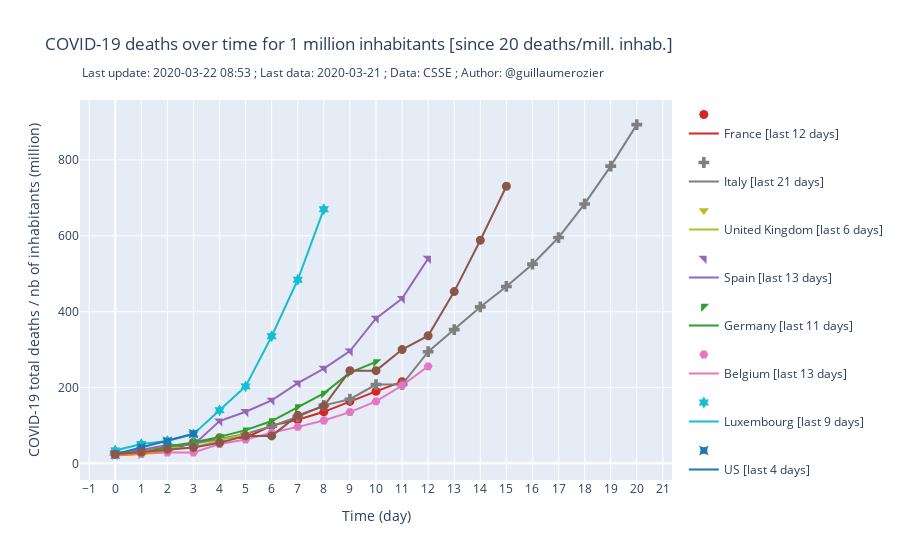

The cell this chart's notebook holds for it:
### Code cell
import plotly.graph_objects as go
fig = go.Figure()

data_confirmed_rolling = data_confirmed
last_d = round(len(data_confirmed)/2)
min_confirmed_rate = 20

i=0
data_confirmed_pop = pd.DataFrame()
data_confirmed_pop["date"] = data_confirmed["date"]
data_confirmed_pop["date_int"] = data_confirmed["date_int"]

for c in countries:
    pop = round(countries[c]["pop"])
    data_confirmed_pop[c] = data_confirmed[c] / pop
    res = data_confirmed_pop.index[data_confirmed_pop[c] >= min_confirmed_rate].tolist()
    
    date_start = -1
    if len(res) > 0:
        #date_start = res.iloc[0]["date_int"]
        date_start = res[0]
    
    if date_start != -1:
        fig.add_trace(go.Scatter(x = data_confirmed['date_int'][:-date_start], y = data_confirmed[c][date_start:] / pop,
                        mode='markers',
                        marker_color=colors[i],
                        legendgroup=c,
                        marker_symbol= 3*i,
                        marker_size=9,
                        marker_line_color=colors[i],
                        #marker_line_width=2,
                        opacity=1,
                        showlegend=True,
                        name='{}'.format("")))

        fig.add_trace(go.Scatter(x = data_confirmed_rolling['date_int'][:-date_start], y = data_confirmed_rolling[c][date_start:] / pop,
                        mode='lines',
                        marker_color=colors[i],
                        legendgroup=c,
                        opacity=1,
                        showlegend=True,
                        line=dict(width=2),
                        name='{} [last {} days]'.format(c, len(data_confirmed) - date_start)))
    i+=1
    if i >= 10:
        i=0

fig.update_layout(
    title="COVID-19 deaths over time for 1 million inhabitants [since {} deaths/mill. inhab.]".format(min_confirmed_rate),
    xaxis_title="Time (day)",
    yaxis_title="COVID-19 total deaths / nb of inhabitants (million)",
    annotations = [dict(
        xref='paper',
        yref='paper',
        x=0, y=1.1,
        showarrow=False,
        text ='Last update: {} ; Last data: {} ; Data: CSSE ; Author: @guillaumerozier'.format(today, str(data_confirmed['date'].values[-1])[:10]))]
)
fig.update_xaxes(nticks = last_d)

print("> graph 5 built")
    
if upload:
    py.plot(fig, filename = 'deaths', auto_open=False)
    
if show:
    fig.show()
    
if export:
    fig.write_image("images/confirmed_per_1m_inhabitant_aligned_since_minimum.png", scale=5, width=900, height=700)
    print("> graph 5 exported")

### Figure 1 — Plotly figure (JSON) as saved in the notebook; plotly's stock layout.template omitted (floating-point values rounded to 4 significant figures)
{"data": [{"legendgroup": "France", "marker": {"color": "rgb(214, 39, 40)", "line": {"color": "rgb(214, 39, 40)"}, "size": 9, "symbol": 0}, "mode": "markers", "name": "", "opacity": 1, "showlegend": true, "type": "scatter", "x": [0, 1, 2, 3, 4, 5, 6, 7, 8, 9, 10, 11], "y": [26.75, 34.18, 34.18, 54.9, 66.97, 67.51, 99.52, 114.9, 135.9, 163.4, 189.9, 215.4]}, {"legendgroup": "France", "line": {"width": 2}, "marker": {"color": "rgb(214, 39, 40)"}, "mode": "lines", "name": "France [last 12 days]", "opacity": 1, "showlegend": true, "type": "scatter", "x": [0, 1, 2, 3, 4, 5, 6, 7, 8, 9, 10, 11], "y": [26.75, 34.18, 34.18, 54.9, 66.97, 67.51, 99.52, 114.9, 135.9, 163.4, 189.9, 215.4]}, {"legendgroup": "Italy", "marker": {"color": "rgb(127, 127, 127)", "line": {"color": "rgb(127, 127, 127)"}, "size": 9, "symbol": 3}, "mode": "markers", "name": "", "opacity": 1, "showlegend": true, "type": "scatter", "x": [0, 1, 2, 3, 4, 5, 6, 7, 8, 9, 10, 11, 12, 13, 14, 15, 16, 17, 18, 19, 20], "y": [28.23, 33.93, 41.7, 51.48, 64.3, 77.27, 98.05, 122.9, 152.9, 169.2, 207.7, 207.7, 294.3, 352.6, 412.4, 466.3, 525.1, 595.2, 683.9, 783.7, 893.0]}, {"legendgroup": "Italy", "line": {"width": 2}, "marker": {"color": "rgb(127, 127, 127)"}, "mode": "lines", "name": "Italy [last 21 days]", "opacity": 1, "showlegend": true, "type": "scatter", "x": [0, 1, 2, 3, 4, 5, 6, 7, 8, 9, 10, 11, 12, 13, 14, 15, 16, 17, 18, 19, 20], "y": [28.23, 33.93, 41.7, 51.48, 64.3, 77.27, 98.05, 122.9, 152.9, 169.2, 207.7, 207.7, 294.3, 352.6, 412.4, 466.3, 525.1, 595.2, 683.9, 783.7, 893.0]}, {"legendgroup": "United Kingdom", "marker": {"color": "rgb(188, 189, 34)", "line": {"color": "rgb(188, 189, 34)"}, "size": 9, "symbol": 6}, "mode": "markers", "name": "", "opacity": 1, "showlegend": true, "type": "scatter", "x": [0, 1, 2, 3, 4, 5], "y": [23.5, 29.7, 40.03, 41.15, 60.82, 76.77]}, {"legendgroup": "United Kingdom", "line": {"width": 2}, "marker": {"color": "rgb(188, 189, 34)"}, "mode": "lines", "name": "United Kingdom [last 6 days]", "opacity": 1, "showlegend": true, "type": "scatter", "x": [0, 1, 2, 3, 4, 5], "y": [23.5, 29.7, 40.03, 41.15, 60.82, 76.77]}, {"legendgroup": "Spain", "marker": {"color": "rgb(148, 103, 189)", "line": {"color": "rgb(148, 103, 189)"}, "size": 9, "symbol": 9}, "mode": "markers", "name": "", "opacity": 1, "showlegend": true, "type": "scatter", "x": [0, 1, 2, 3, 4, 5, 6, 7, 8, 9, 10, 11, 12], "y": [22.83, 36.06, 48.45, 48.45, 111.3, 136.0, 165.9, 211.5, 250.0, 296.0, 382.2, 434.3, 539.9]}, {"legendgroup": "Spain", "line": {"width": 2}, "marker": {"color": "rgb(148, 103, 189)"}, "mode": "lines", "name": "Spain [last 13 days]", "opacity": 1, "showlegend": true, "type": "scatter", "x": [0, 1, 2, 3, 4, 5, 6, 7, 8, 9, 10, 11, 12], "y": [22.83, 36.06, 48.45, 48.45, 111.3, 136.0, 165.9, 211.5, 250.0, 296.0, 382.2, 434.3, 539.9]}, {"legendgroup": "Germany", "marker": {"color": "rgb(44, 160, 44)", "line": {"color": "rgb(44, 160, 44)"}, "size": 9, "symbol": 12}, "mode": "markers", "name": "", "opacity": 1, "showlegend": true, "type": "scatter", "x": [0, 1, 2, 3, 4, 5, 6, 7, 8, 9, 10], "y": [22.99, 25.04, 44.28, 55.24, 69.82, 87.61, 111.5, 148.5, 184.6, 239.1, 267.6]}, {"legendgroup": "Germany", "line": {"width": 2}, "marker": {"color": "rgb(44, 160, 44)"}, "mode": "lines", "name": "Germany [last 11 days]", "opacity": 1, "showlegend": true, "type": "scatter", "x": [0, 1, 2, 3, 4, 5, 6, 7, 8, 9, 10], "y": [22.99, 25.04, 44.28, 55.24, 69.82, 87.61, 111.5, 148.5, 184.6, 239.1, 267.6]}, {"legendgroup": "Belgium", "marker": {"color": "rgb(227, 119, 194)", "line": {"color": "rgb(227, 119, 194)"}, "size": 9, "symbol": 15}, "mode": "markers", "name": "", "opacity": 1, "showlegend": true, "type": "scatter", "x": [0, 1, 2, 3, 4, 5, 6, 7, 8, 9, 10, 11, 12], "y": [21.73, 24.27, 28.55, 28.55, 50.82, 62.64, 80.55, 96.18, 113, 135.1, 163.2, 205.2, 255.9]}, {"legendgroup": "Belgium", "line": {"width": 2}, "marker": {"color": "rgb(227, 119, 194)"}, "mode": "lines", "name": "Belgium [last 13 days]", "opacity": 1, "showlegend": true, "type": "scatter", "x": [0, 1, 2, 3, 4, 5, 6, 7, 8, 9, 10, 11, 12], "y": [21.73, 24.27, 28.55, 28.55, 50.82, 62.64, 80.55, 96.18, 113, 135.1, 163.2, 205.2, 255.9]}, {"legendgroup": "Luxembourg", "marker": {"color": "rgb(23, 190, 207)", "line": {"color": "rgb(23, 190, 207)"}, "size": 9, "symbol": 18}, "mode": "markers", "name": "", "opacity": 1, "showlegend": true, "type": "scatter", "x": [0, 1, 2, 3, 4, 5, 6, 7, 8], "y": [34, 51, 59, 77, 140, 203, 335, 484, 670]}, {"legendgroup": "Luxembourg", "line": {"width": 2}, "marker": {"color": "rgb(23, 190, 207)"}, "mode": "lines", "name": "Luxembourg [last 9 days]", "opacity": 1, "showlegend": true, "type": "scatter", "x": [0, 1, 2, 3, 4, 5, 6, 7, 8], "y": [34, 51, 59, 77, 140, 203, 335, 484, 670]}, {"legendgroup": "US", "marker": {"color": "rgb(31, 119, 180)", "line": {"color": "rgb(31, 119, 180)"}, "size": 9, "symbol": 21}, "mode": "markers", "name": "", "opacity": 1, "showlegend": true, "type": "scatter", "x": [0, 1, 2, 3], "y": [23.8, 41.83, 58.41, 77.95]}, {"legendgroup": "US", "line": {"width": 2}, "marker": {"color": "rgb(31, 119, 180)"}, "mode": "lines", "name": "US [last 4 days]", "opacity": 1, "showlegend": true, "type": "scatter", "x": [0, 1, 2, 3], "y": [23.8, 41.83, 58.41, 77.95]}, {"legendgroup": "Canada", "marker": {"color": "rgb(255, 127, 14)", "line": {"color": "rgb(255, 127, 14)"}, "size": 9, "symbol": 24}, "mode": "markers", "name": "", "opacity": 1, "showlegend": true, "type": "scatter", "x": [0, 1, 2], "y": [21.05, 24.82, 33.63]}, {"legendgroup": "Canada", "line": {"width": 2}, "marker": {"color": "rgb(255, 127, 14)"}, "mode": "lines", "name": "Canada [last 3 days]", "opacity": 1, "showlegend": true, "type": "scatter", "x": [0, 1, 2], "y": [21.05, 24.82, 33.63]}, {"legendgroup": "Switzerland", "marker": {"color": "rgb(140, 86, 75)", "line": {"color": "rgb(140, 86, 75)"}, "size": 9, "symbol": 27}, "mode": "markers", "name": "", "opacity": 1, "showlegend": true, "type": "scatter", "x": [0, 1, 2, 3, 4, 5, 6, 7, 8, 9, 10, 11, 12, 13, 14, 15], "y": [23.78, 29.78, 37.44, 41.56, 54.56, 72.44, 72.44, 126.6, 151, 244.4, 244.4, 300, 336.4, 452.8, 588.2, 730.6]}, {"legendgroup": "Switzerland", "line": {"width": 2}, "marker": {"color": "rgb(140, 86, 75)"}, "mode": "lines", "name": "Switzerland [last 16 days]", "opacity": 1, "showlegend": true, "type": "scatter", "x": [0, 1, 2, 3, 4, 5, 6, 7, 8, 9, 10, 11, 12, 13, 14, 15], "y": [23.78, 29.78, 37.44, 41.56, 54.56, 72.44, 72.44, 126.6, 151, 244.4, 244.4, 300, 336.4, 452.8, 588.2, 730.6]}], "layout": {"annotations": [{"showarrow": false, "text": "Last update: 2020-03-22 08:53 ; Last data: 2020-03-21 ; Data: CSSE ; Author: @guillaumerozier", "x": 0, "xref": "paper", "y": 1.1, "yref": "paper"}], "title": {"text": "COVID-19 deaths over time for 1 million inhabitants [since 20 deaths/mill. inhab.]"}, "xaxis": {"nticks": 30, "title": {"text": "Time (day)"}}, "yaxis": {"title": {"text": "COVID-19 total deaths / nb of inhabitants (million)"}}}}
